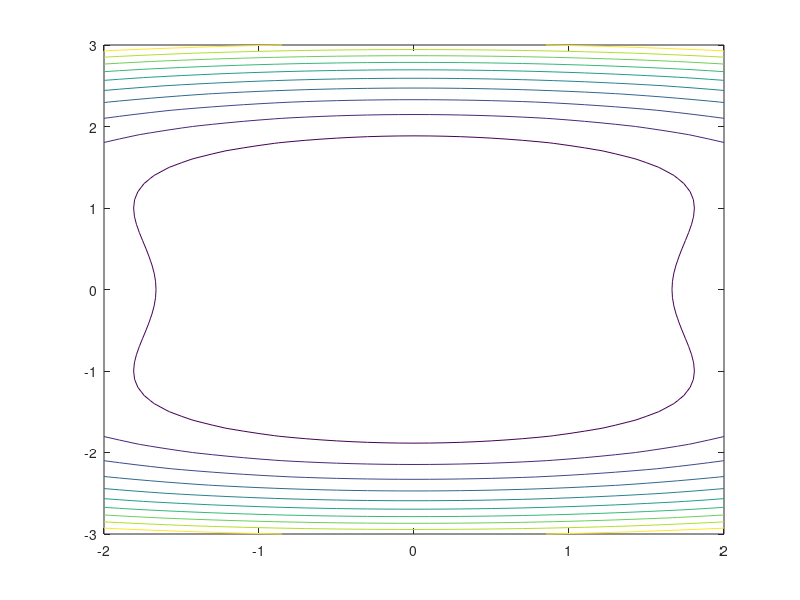

Reproduce this figure in MATLAB.
clc; clear;
x=-2:1:2; y=[-3:1:3]'; 


z=x.^2-(y-3).^2;  zh=@(x,y) x^2-(y-3)^2;

x=-2:1/10:2; y=[-3:1/10:3]'; z=1/2*x.^2+1/4*y.^4-1/2*y.^2; zh=@(x,y) 1/2*x.^2+1/4*y.^4-1/2*y.^2;
contour(x,y,z);
% surf(x,y,z);

%%

clc;
x=[5;5];
% x=[0.2;0.2];
xa=[x];
eps=1e-6;


%%

d2fdx2=(zh(x(1)+eps,x(2))-2*zh(x(1),x(2))+zh(x(1)-eps,x(2)))/eps^2;
d2fdxdy=(zh(x(1)+eps,x(2)+eps)+zh(x(1)-eps,x(2)-eps)-zh(x(1)+eps,x(2)-eps)-zh(x(1)-eps,x(2)+eps))/eps^2/4;
d2fdy2=(zh(x(1),x(2)+eps)-2*zh(x(1),x(2))+zh(x(1),x(2)-eps))/eps^2;

jac=[d2fdx2,d2fdxdy; d2fdxdy, d2fdy2];
g=[(zh(x(1)+eps,x(2))-zh(x(1)-eps,x(2)))/2/eps;(zh(x(1),x(2)+eps)-zh(x(1),x(2)-eps))/2/eps];
x=x-jac\g;
xa=[xa,x];
det(jac)
norm(g)
%%
hold on;
plot(xa(1,:),xa(2,:),'-x')
